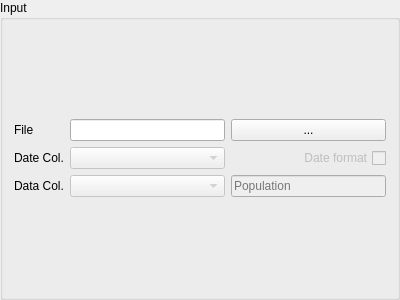
<?xml version="1.0" encoding="UTF-8"?>
<ui version="4.0">
 <class>input_group_box</class>
 <widget class="QGroupBox" name="input_group_box">
  <property name="geometry">
   <rect>
    <x>0</x>
    <y>0</y>
    <width>400</width>
    <height>300</height>
   </rect>
  </property>
  <property name="windowTitle">
   <string>Input</string>
  </property>
  <property name="title">
   <string>Input</string>
  </property>
  <layout class="QVBoxLayout" name="verticalLayout">
   <item>
    <layout class="QGridLayout" name="input_layout">
     <item row="3" column="0">
      <widget class="QLabel" name="data_label">
       <property name="text">
        <string>Data Col.</string>
       </property>
      </widget>
     </item>
     <item row="1" column="2">
      <widget class="QCheckBox" name="format_check_box">
       <property name="enabled">
        <bool>false</bool>
       </property>
       <property name="sizePolicy">
        <sizepolicy hsizetype="Fixed" vsizetype="Fixed">
         <horstretch>0</horstretch>
         <verstretch>0</verstretch>
        </sizepolicy>
       </property>
       <property name="layoutDirection">
        <enum>Qt::RightToLeft</enum>
       </property>
       <property name="text">
        <string>Date format</string>
       </property>
      </widget>
     </item>
     <item row="3" column="1">
      <widget class="QComboBox" name="data_cb">
       <property name="enabled">
        <bool>false</bool>
       </property>
      </widget>
     </item>
     <item row="1" column="0">
      <widget class="QLabel" name="date_label">
       <property name="text">
        <string>Date Col.</string>
       </property>
      </widget>
     </item>
     <item row="0" column="0">
      <widget class="QLabel" name="file_label">
       <property name="text">
        <string>File</string>
       </property>
      </widget>
     </item>
     <item row="0" column="1">
      <widget class="QLineEdit" name="input_file_text_field">
       <property name="enabled">
        <bool>true</bool>
       </property>
       <property name="sizePolicy">
        <sizepolicy hsizetype="MinimumExpanding" vsizetype="Fixed">
         <horstretch>0</horstretch>
         <verstretch>0</verstretch>
        </sizepolicy>
       </property>
       <property name="readOnly">
        <bool>true</bool>
       </property>
      </widget>
     </item>
     <item row="0" column="2">
      <widget class="QPushButton" name="open_file_btn">
       <property name="text">
        <string>...</string>
       </property>
      </widget>
     </item>
     <item row="1" column="1">
      <widget class="QComboBox" name="date_cb">
       <property name="enabled">
        <bool>false</bool>
       </property>
      </widget>
     </item>
     <item row="3" column="2">
      <widget class="QLineEdit" name="population_line_edit">
       <property name="enabled">
        <bool>false</bool>
       </property>
       <property name="placeholderText">
        <string>Population</string>
       </property>
      </widget>
     </item>
    </layout>
   </item>
  </layout>
 </widget>
 <resources/>
 <connections/>
</ui>
